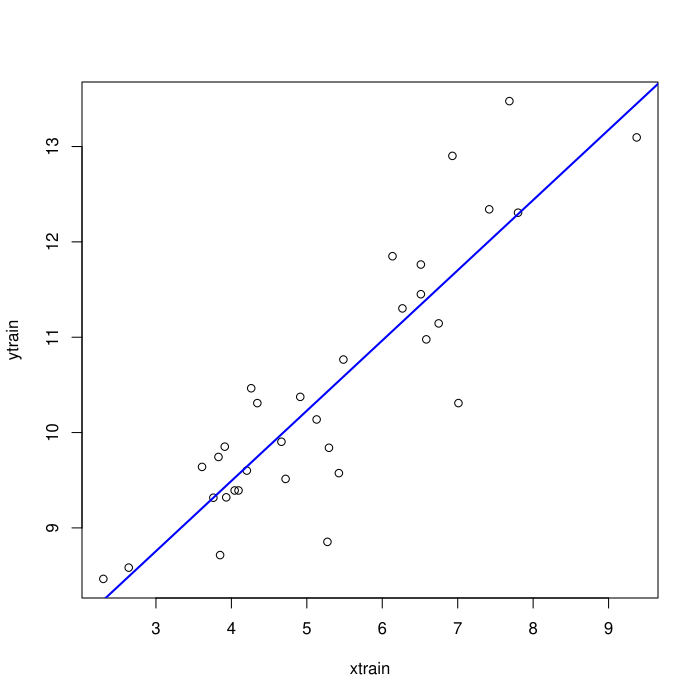

The R source for this figure:
library(foreign)

belady <- read.arff("/home/dave/Git/PM/P1/effortEstimation/Belady/belady.arff")

xtrain <- log(belady$size)
ytrain <- log(belady$effort)

lmbelady <- lm(ytrain ~ xtrain)
plot(xtrain, ytrain)

abline(lmbelady, lwd=2, col="blue")
